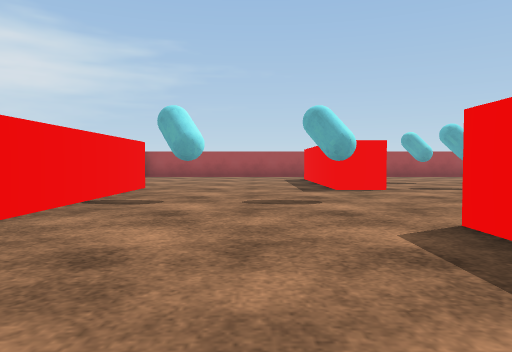
view 1 (above)

21 first-person views from a walk through a 3-D level made in the Unity game engine. The camera is 0.54 m above the floor, tilts 2° down and sees 70° across. The floor is counted in squares, 1 m on a side. Each view is taken from the middle of a square. On the plan, view 1 faces up. The plan holds only what a view shows up to about 9 squares ahead; the rest is blank. The player is left out. Surface patterns are stand-ins for the level's own textures.

view 2
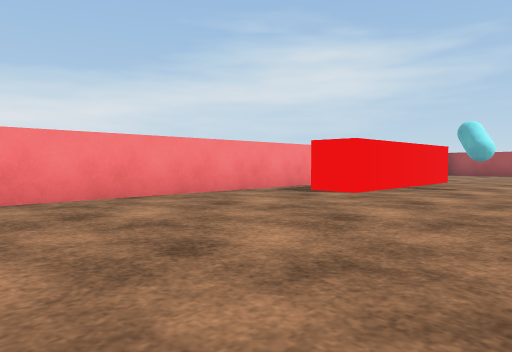

view 3
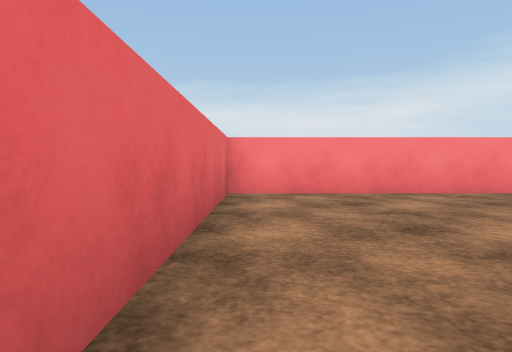

view 4
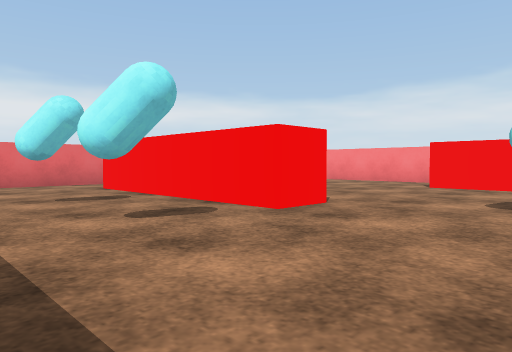

view 5
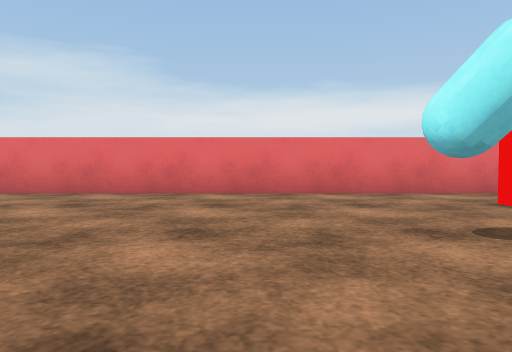

view 6
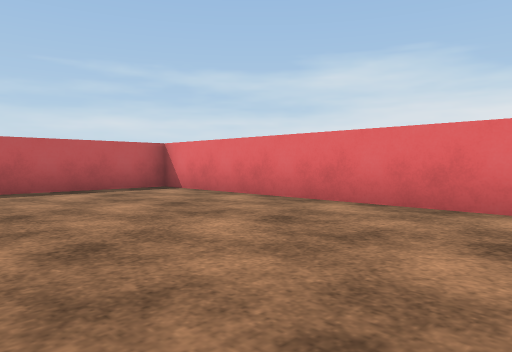

view 7
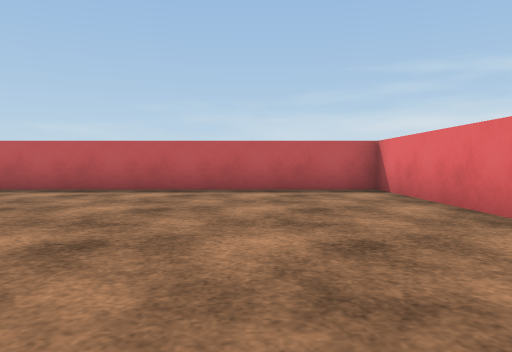

view 8
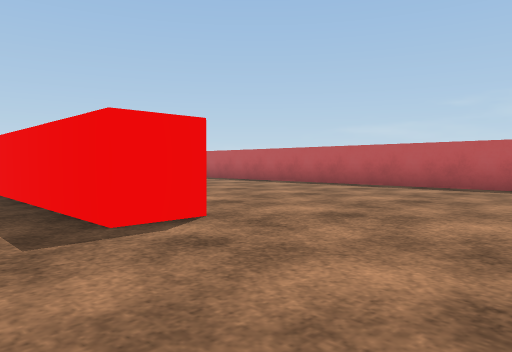

view 9
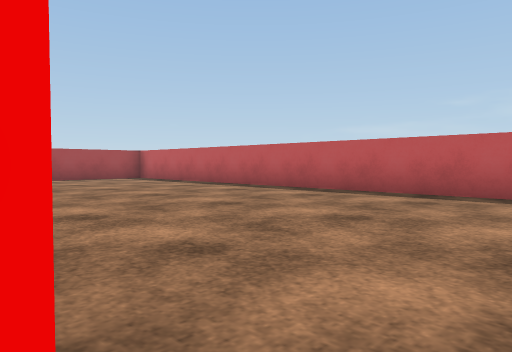

view 10
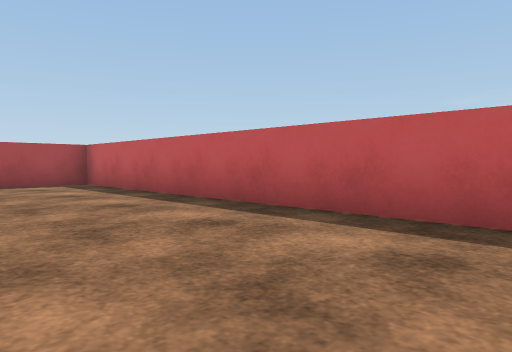

view 11
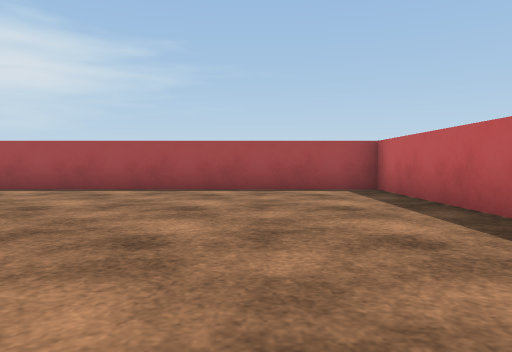

view 12
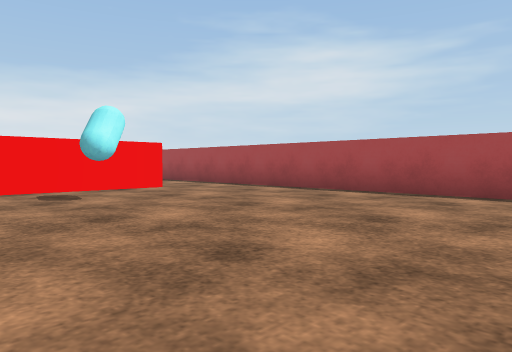

view 13
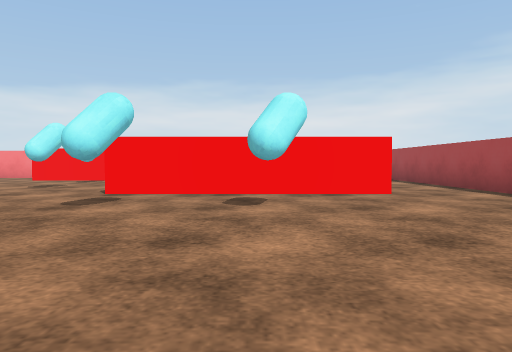

view 14
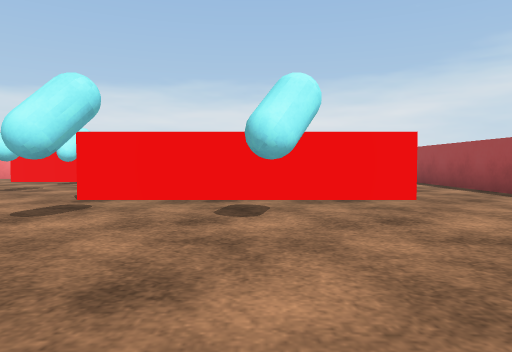

view 15
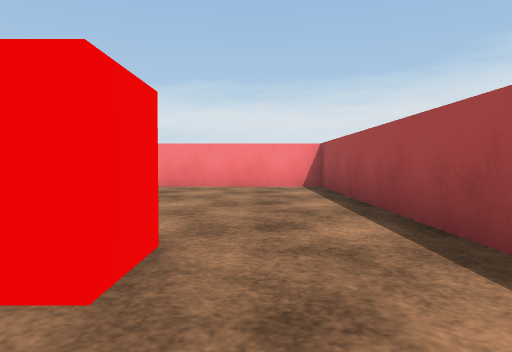

view 16
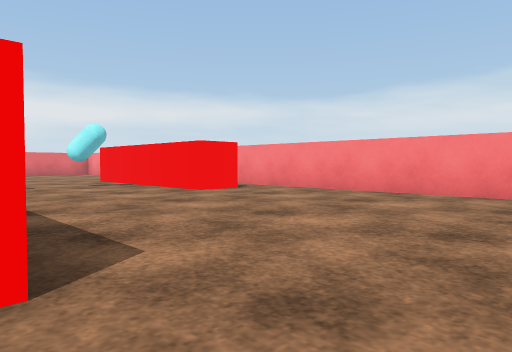

view 17
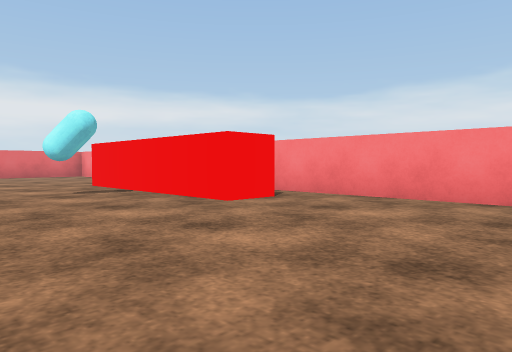

view 18
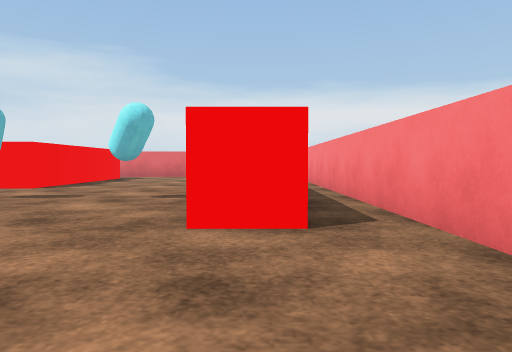

view 19
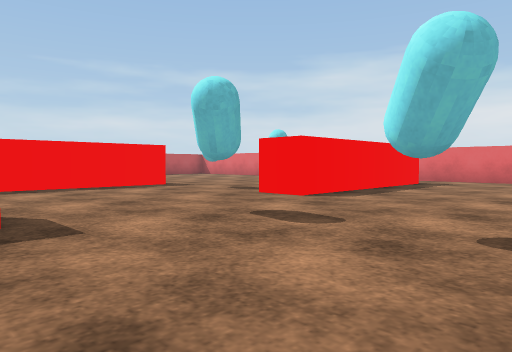

view 20
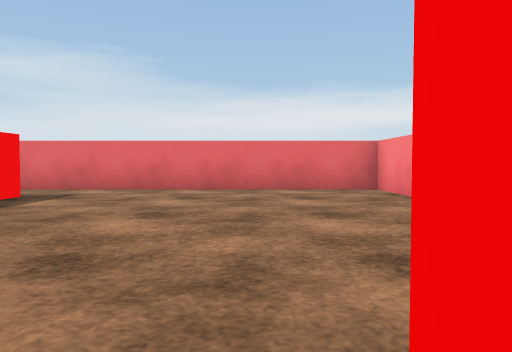

view 21
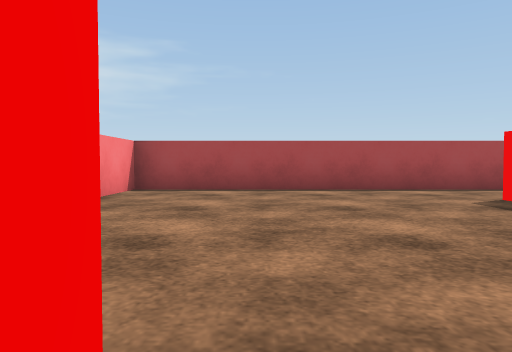

### Floor plan
Points are (right, up) in squares from view 1. A wall is a line through its corners. A room is listed if a view was taken in it or the views show most of it. See-through windows are left out.
Room 1 (views 1, 2, 3, 4, 5, 6, 7, 8, 9, 10, 11, 12, 13, 14, 15, 16, 17, 18, 19, 20, 21)
walls: (7.4, 3) (6.3, 3) (6.3, 7.4); (1.6, 12.4) (2.6, 12.4) (2.6, 7.4) (1.8, 7.4) (1.8, 9); (1.8, -1.9) (1.8, 3.1) (2.6, 3.1) (2.6, -1.9); (-3.5, 8) (-2.4, 8) (-2.4, 3) (-3.5, 3); (13.5, 14.5) (-4.5, 14.5) (-4.5, -3.5) (13.5, -3.5) (13.5, 14.5)
objects: other object (-1, 5); other object (1, 5); other object (5, 1); other object (5, 3); other object (5, 8); other object (5, 10)

Where each view was taken, in squares from view 1:
view 1: 0 up, 0 right, facing up
view 2: 3 down, 1 right, facing up-left
view 3: 3 down, 2 right, facing left
view 4: 6 up, 6 right, facing down-left
view 5: 3 up, 6 right, facing down
view 6: 1 up, 6 right, facing down-right
view 7: 1 down, 6 right, facing right
view 8: 0 up, 5 right, facing up-right
view 9: 2 up, 7 right, facing up-right
view 10: 5 up, 10 right, facing up-right
view 11: 7 up, 11 right, facing up
view 12: 8 up, 10 right, facing up-left
view 13: 10 up, 9 right, facing left
view 14: 10 up, 8 right, facing left
view 15: 13 up, 4 right, facing left
view 16: 14 up, 2 right, facing down-left
view 17: 12 up, 1 right, facing down-left
view 18: 11 up, 3 left, facing down
view 19: 8 up, 2 left, facing down-right
view 20: 4 up, 2 left, facing down
view 21: 7 up, 2 left, facing up
